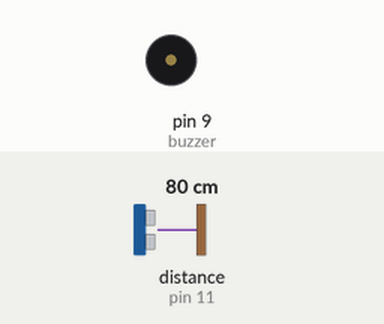
Bench run of a sketch on a simulated Arduino Uno, built with avr-gcc and run on an emulated ATmega328P. Parts: buzzer (waves = sounding, pin HIGH). Wiring (inferred from the names in the program): ultrasonic range finder: trigger pin 10; echo pin 11. The inputs (shaded band) are chosen by the test bench; at power-on: distance to the obstacle (sensor on pin 11) 80 cm. The echo pulse lasts 58.3 µs per cm; pins used as bus, display or sensor lines are not drawn.

Above: at 1.6 s.
1.7 s: distance to the obstacle (sensor on pin 11) set to 96 cm
5.4 s: distance to the obstacle (sensor on pin 11) set to 105 cm
At 6.3 s:
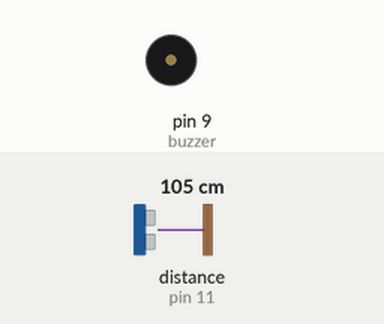
Timing chart, 0 to 8.4 s (numbered marks = the images above; inputs shaded):
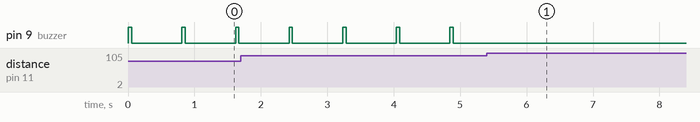

The sketch:

Park_Sens_r_.ino
```cpp
const int trigger_pin = 10;
const int echo_pin = 11;
const int buzzer = 9;

int sure;
int mesafe;

void setup() {
  pinMode(buzzer, OUTPUT);
  pinMode(trigger_pin, OUTPUT);
  pinMode(echo_pin, INPUT);
  Serial.begin(9600);
}

void loop() {
  digitalWrite(trigger_pin, HIGH);
  delayMicroseconds(1000);
  digitalWrite(trigger_pin, LOW);
  sure = pulseIn(echo_pin, HIGH);
  mesafe = (sure / 2) / 28.5;

 if (mesafe <= 50)
  {
    digitalWrite(buzzer, HIGH);
    delay(50);
    digitalWrite(buzzer, LOW);
    delay(500);
  }

  else if (mesafe <= 100)
  {
    digitalWrite(buzzer, HIGH);
    delay(50);
    digitalWrite(buzzer, LOW);
    delay(750);
  }

  else
  {
  digitalWrite(buzzer, LOW);
  }
}
```

Measured:
- the behaviour switches between 99 and 100 cm on distance to the obstacle (sensor on pin 11) (found by bisection; images 0 and 1)
- after the input at 5.4 s, pin 9 (buzzer): stops changing and stays LOW
- by itself, pin 9 (buzzer): alternates HIGH for 0.05 s and LOW for 0.76 s
